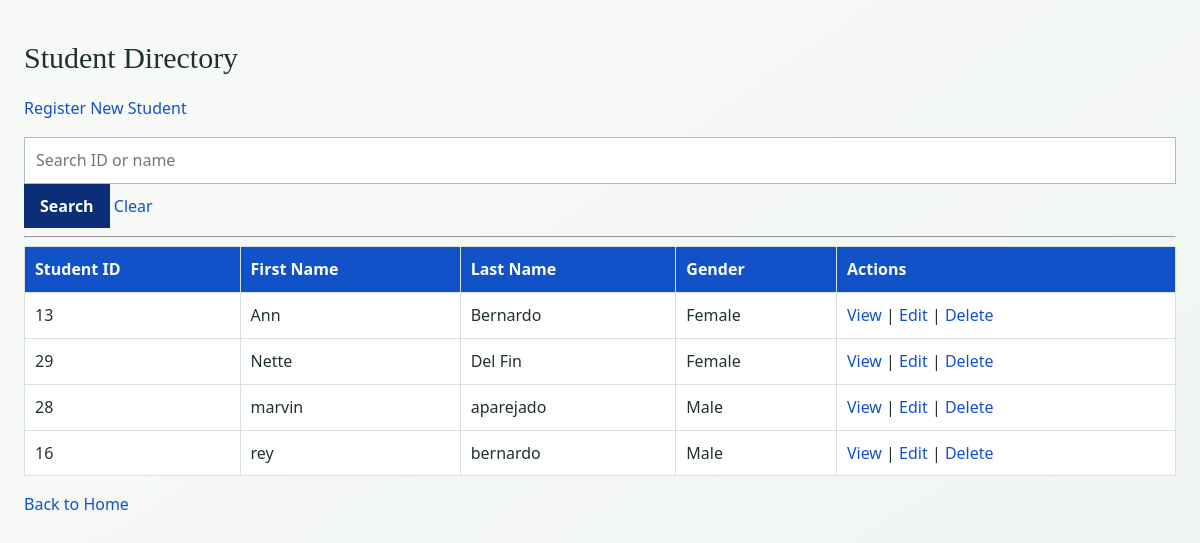
/registration/students/ (signed in), run on an earlier commit of the app's database.
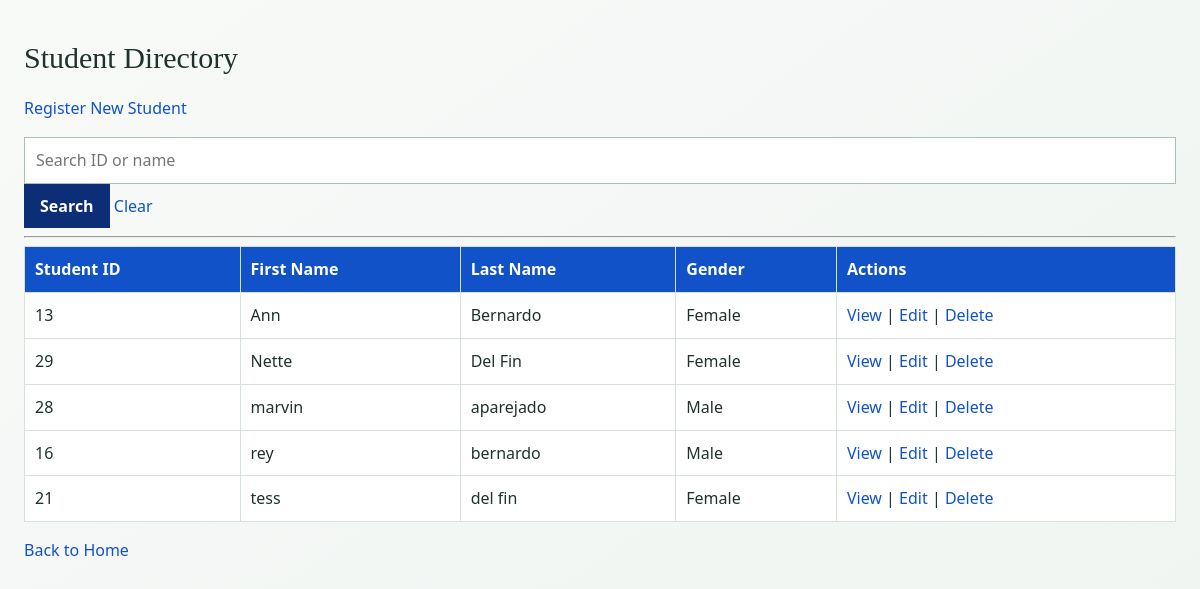
And on a later commit of the database.
### registration/models.py (models this page shows, shortened)
class Student(models.Model):
    GENDER_CHOICES = [
        ('Male', 'Male'),
        ('Female', 'Female'),
        ('Other', 'Other'),
    ]
    student_id = models.CharField(
        max_length=20,
        unique=True
    )
    first_name = models.CharField(
        max_length=100
    )
    last_name = models.CharField(
        max_length=100
    )
    gender = models.CharField(
        max_length=10,
        choices=GENDER_CHOICES
    )
    date_of_birth = models.DateField()
    contact_number = models.CharField(
        max_length=20
    )

### registration/views.py (the view)
# urls.py: path('students/', views.student_list, name='student_list'),
@user_passes_test(staff_check, login_url='login')
def student_list(request):
    query = request.GET.get('q', '').strip()
    students = Student.objects.all().order_by(
        'last_name',
        'first_name'
    )
    if query:
        students = students.filter(
            Q(student_id__icontains=query) |
            Q(first_name__icontains=query) |
            Q(last_name__icontains=query)
        )
    return render(
        request,
        'registration/student_list.html',
        {
            'students': students,
            'query': query
        }
    )

### registration/views.py (called while the page is built)
def staff_check(user):
    return user.is_authenticated and user.is_staff

### registration/templates/registration/student_list.html (shortened to what this page needs)
{% load static %}
<!DOCTYPE html>
<html lang="en">
<head>
    <link rel="stylesheet" href="{% static 'registration/style.css' %}">
</head>
<body>
    <h1>Student Directory</h1>
    <p>
        <a href="{% url 'student_create' %}">
            Register New Student
        </a>
    </p>
    <form method="get">
        <input
            type="text"
            name="q"
            value="{{ query }}"
            placeholder="Search ID or name"
        >
        <button type="submit">Search</button>
        <a href="{% url 'student_list' %}">Clear</a>
    </form>
    <hr>
    {% if students %}
        <table border="1" cellpadding="8">
            <thead>
                <tr>
                    <th>Student ID</th>
                    <th>First Name</th>
                    <th>Last Name</th>
                    <th>Gender</th>
                    <th>Actions</th>
                </tr>
            </thead>
            <tbody>
                {% for student in students %}
                    <tr>
                        <td>{{ student.student_id }}</td>
                        <td>{{ student.first_name }}</td>
                        <td>{{ student.last_name }}</td>
                        <td>{{ student.gender }}</td>
                        <td>
                            <a href="{% url 'student_detail' student.pk %}">
                                View
                            </a>
                            |
                            <a href="{% url 'student_update' student.pk %}">
                                Edit
                            </a>
                            |
                            <a href="{% url 'student_delete' student.pk %}">
                                Delete
                            </a>
                        </td>
                    </tr>
                {% endfor %}
            </tbody>
        </table>
    {% else %}
        <p>No Student records found.</p>
    {% endif %}
    <p>
        <a href="{% url 'home' %}">Back to Home</a>
    </p>
</body>
</html>

What changed in the data, as far as the page shows it:
added Student: student_id "21", first_name "tess", last_name "del fin", gender "Female"
